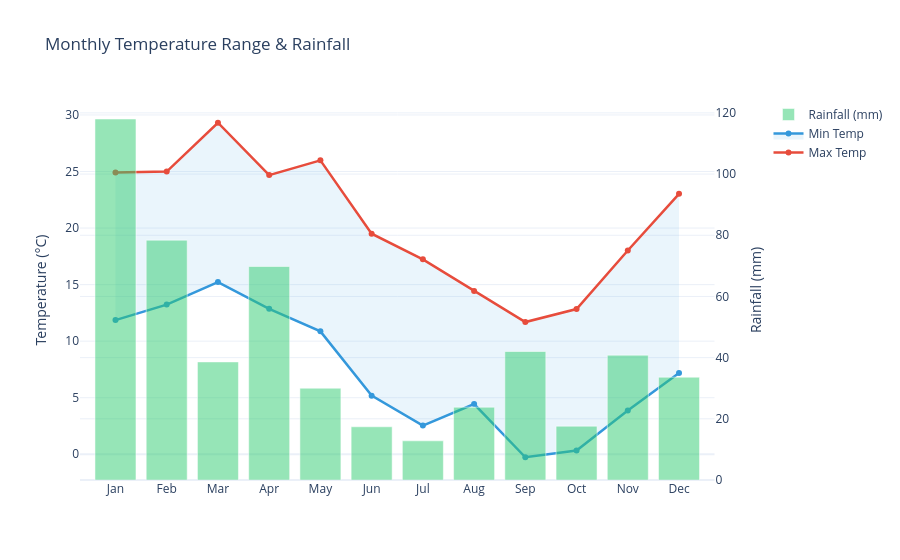

This figure's notebook cell:
### Markdown cell above
## 1. Temperature Trends Throughout the Year

### Code cell
monthly = df.groupby('Month').agg(
    MinTemp=('MinTemp', 'mean'),
    MaxTemp=('MaxTemp', 'mean'),
    MeanTemp=('Temp9am', 'mean'),
    Rainfall=('Rainfall', 'sum')
).reset_index()
monthly['MonthName'] = pd.to_datetime(monthly['Month'], format='%m').dt.strftime('%b')

fig = make_subplots(specs=[[{'secondary_y': True}]])
fig.add_trace(go.Scatter(x=monthly['MonthName'], y=monthly['MaxTemp'],
    name='Max Temp', line=dict(color='#e74c3c', width=2.5)), secondary_y=False)
fig.add_trace(go.Scatter(x=monthly['MonthName'], y=monthly['MinTemp'],
    name='Min Temp', line=dict(color='#3498db', width=2.5),
    fill='tonexty', fillcolor='rgba(52,152,219,0.1)'), secondary_y=False)
fig.add_trace(go.Bar(x=monthly['MonthName'], y=monthly['Rainfall'],
    name='Rainfall (mm)', marker_color='rgba(46,204,113,0.5)'), secondary_y=True)

fig.update_layout(title='Monthly Temperature Range & Rainfall',
    hovermode='x unified', template='plotly_white')
fig.update_yaxes(title_text='Temperature (°C)', secondary_y=False)
fig.update_yaxes(title_text='Rainfall (mm)', secondary_y=True)
fig.show()

### Figure 1 — Plotly figure (JSON) as saved in the notebook; plotly's stock layout.template omitted (floating-point values rounded to 4 significant figures)
{"data": [{"line": {"color": "#e74c3c", "width": 2.5}, "name": "Max Temp", "type": "scatter", "x": ["Jan", "Feb", "Mar", "Apr", "May", "Jun", "Jul", "Aug", "Sep", "Oct", "Nov", "Dec"], "xaxis": "x", "y": [24.9, 24.99, 29.31, 24.68, 25.99, 19.5, 17.23, 14.45, 11.69, 12.84, 18.01, 23.03], "yaxis": "y"}, {"fill": "tonexty", "fillcolor": "rgba(52,152,219,0.1)", "line": {"color": "#3498db", "width": 2.5}, "name": "Min Temp", "type": "scatter", "x": ["Jan", "Feb", "Mar", "Apr", "May", "Jun", "Jul", "Aug", "Sep", "Oct", "Nov", "Dec"], "xaxis": "x", "y": [11.86, 13.23, 15.23, 12.86, 10.87, 5.183, 2.539, 4.442, -0.2633, 0.329, 3.86, 7.19], "yaxis": "y"}, {"marker": {"color": "rgba(46,204,113,0.5)"}, "name": "Rainfall (mm)", "type": "bar", "x": ["Jan", "Feb", "Mar", "Apr", "May", "Jun", "Jul", "Aug", "Sep", "Oct", "Nov", "Dec"], "xaxis": "x", "y": [118.0, 78.4, 38.6, 69.8, 30.0, 17.4, 12.8, 23.8, 42.0, 17.6, 40.8, 33.6], "yaxis": "y2"}], "layout": {"hovermode": "x unified", "title": {"text": "Monthly Temperature Range & Rainfall"}, "xaxis": {"anchor": "y", "domain": [0, 0.94]}, "yaxis": {"anchor": "x", "domain": [0, 1], "title": {"text": "Temperature (°C)"}}, "yaxis2": {"anchor": "x", "overlaying": "y", "side": "right", "title": {"text": "Rainfall (mm)"}}}}
